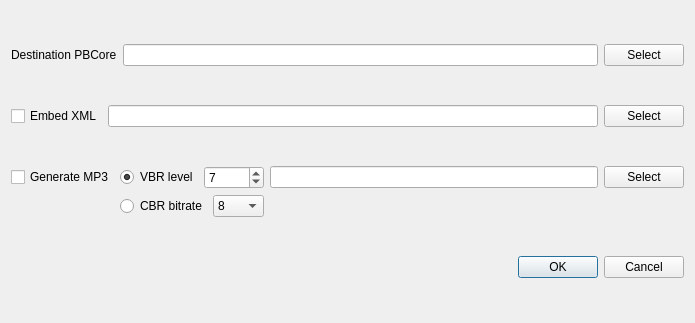
<?xml version="1.0" encoding="UTF-8"?>
<ui version="4.0">
 <class>Export</class>
 <widget class="QDialog" name="Export">
  <property name="geometry">
   <rect>
    <x>0</x>
    <y>0</y>
    <width>695</width>
    <height>323</height>
   </rect>
  </property>
  <property name="windowTitle">
   <string>Dialog</string>
  </property>
  <layout class="QGridLayout" name="gridLayout_2">
   <item row="0" column="0" colspan="2">
    <widget class="QLabel" name="label">
     <property name="text">
      <string>Destination PBCore</string>
     </property>
    </widget>
   </item>
   <item row="0" column="2">
    <widget class="QLineEdit" name="outFile"/>
   </item>
   <item row="0" column="3">
    <widget class="QPushButton" name="outfileButton">
     <property name="text">
      <string>Select</string>
     </property>
    </widget>
   </item>
   <item row="1" column="0">
    <widget class="QCheckBox" name="ohmsCheck">
     <property name="text">
      <string>Embed XML</string>
     </property>
    </widget>
   </item>
   <item row="1" column="1" colspan="2">
    <widget class="QLineEdit" name="ohmsFile"/>
   </item>
   <item row="1" column="3">
    <widget class="QPushButton" name="ohmsfileButton">
     <property name="text">
      <string>Select</string>
     </property>
    </widget>
   </item>
   <item row="2" column="0" colspan="4">
    <layout class="QGridLayout" name="gridLayout">
     <item row="0" column="0">
      <widget class="QCheckBox" name="lameCheck">
       <property name="text">
        <string>Generate MP3</string>
       </property>
      </widget>
     </item>
     <item row="0" column="1">
      <layout class="QHBoxLayout" name="horizontalLayout">
       <item>
        <widget class="QRadioButton" name="radioButton">
         <property name="text">
          <string>VBR level</string>
         </property>
         <property name="checked">
          <bool>true</bool>
         </property>
         <attribute name="buttonGroup">
          <string notr="true">buttonGroup</string>
         </attribute>
        </widget>
       </item>
       <item>
        <widget class="QSpinBox" name="vbrLevel">
         <property name="maximum">
          <number>9</number>
         </property>
         <property name="value">
          <number>7</number>
         </property>
        </widget>
       </item>
      </layout>
     </item>
     <item row="0" column="2">
      <widget class="QLineEdit" name="mp3File"/>
     </item>
     <item row="0" column="3">
      <widget class="QPushButton" name="mp3fileButton">
       <property name="text">
        <string>Select</string>
       </property>
      </widget>
     </item>
     <item row="1" column="1">
      <layout class="QHBoxLayout" name="horizontalLayout_2">
       <item>
        <widget class="QRadioButton" name="radioButton_2">
         <property name="text">
          <string>CBR bitrate</string>
         </property>
         <attribute name="buttonGroup">
          <string notr="true">buttonGroup</string>
         </attribute>
        </widget>
       </item>
       <item>
        <widget class="QComboBox" name="comboBox">
         <property name="currentText">
          <string>96</string>
         </property>
         <item>
          <property name="text">
           <string>8</string>
          </property>
         </item>
         <item>
          <property name="text">
           <string>16</string>
          </property>
         </item>
         <item>
          <property name="text">
           <string>24</string>
          </property>
         </item>
         <item>
          <property name="text">
           <string>32</string>
          </property>
         </item>
         <item>
          <property name="text">
           <string>40</string>
          </property>
         </item>
         <item>
          <property name="text">
           <string>48</string>
          </property>
         </item>
         <item>
          <property name="text">
           <string>64</string>
          </property>
         </item>
         <item>
          <property name="text">
           <string>80</string>
          </property>
         </item>
         <item>
          <property name="text">
           <string>96</string>
          </property>
         </item>
         <item>
          <property name="text">
           <string>112</string>
          </property>
         </item>
         <item>
          <property name="text">
           <string>128</string>
          </property>
         </item>
         <item>
          <property name="text">
           <string>160</string>
          </property>
         </item>
         <item>
          <property name="text">
           <string>192</string>
          </property>
         </item>
         <item>
          <property name="text">
           <string>224</string>
          </property>
         </item>
         <item>
          <property name="text">
           <string>256</string>
          </property>
         </item>
         <item>
          <property name="text">
           <string>320</string>
          </property>
         </item>
        </widget>
       </item>
      </layout>
     </item>
    </layout>
   </item>
   <item row="3" column="2" colspan="2">
    <widget class="QDialogButtonBox" name="buttonBox">
     <property name="orientation">
      <enum>Qt::Horizontal</enum>
     </property>
     <property name="standardButtons">
      <set>QDialogButtonBox::Cancel|QDialogButtonBox::Ok</set>
     </property>
    </widget>
   </item>
  </layout>
 </widget>
 <resources/>
 <connections>
  <connection>
   <sender>buttonBox</sender>
   <signal>accepted()</signal>
   <receiver>Export</receiver>
   <slot>accept()</slot>
   <hints>
    <hint type="sourcelabel">
     <x>248</x>
     <y>254</y>
    </hint>
    <hint type="destinationlabel">
     <x>157</x>
     <y>274</y>
    </hint>
   </hints>
  </connection>
  <connection>
   <sender>buttonBox</sender>
   <signal>rejected()</signal>
   <receiver>Export</receiver>
   <slot>reject()</slot>
   <hints>
    <hint type="sourcelabel">
     <x>316</x>
     <y>260</y>
    </hint>
    <hint type="destinationlabel">
     <x>286</x>
     <y>274</y>
    </hint>
   </hints>
  </connection>
 </connections>
 <buttongroups>
  <buttongroup name="buttonGroup"/>
 </buttongroups>
</ui>
